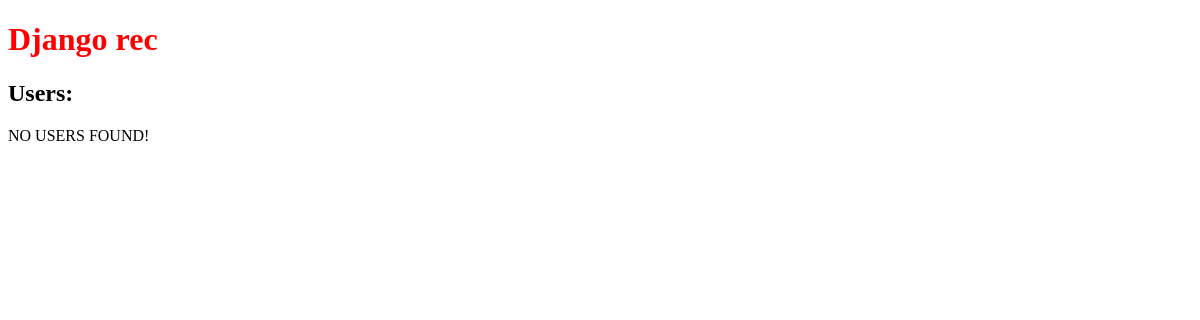
The page /api/users on the database as committed earlier.
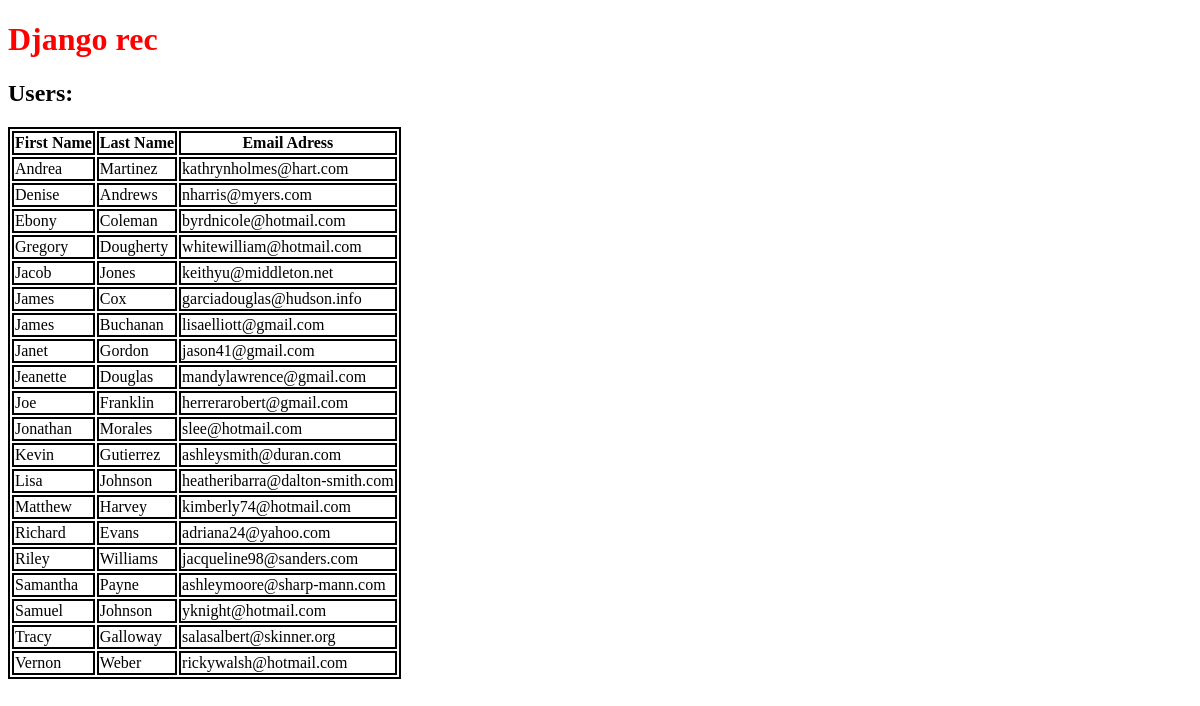
The same page on the database as committed later.
### stock_view_backend_app/models.py (models this page shows, shortened)
class User(models.Model):
	first_name = models.CharField(max_length=264)
	last_name = models.CharField(max_length=264)
	email = models.EmailField(max_length=264, unique=True)

### stock_view_backend_app/views.py (the view)
def users(request):
	user_list = User.objects.order_by('first_name')
	user_dict = {'users': user_list}
	return render(request, 'stock_view_backend_app/users.html', context=user_dict)

### templates/stock_view_backend_app/users.html (shortened to what this page needs)
<!DOCTYPE html>
{% load staticfiles %}
<html>
	<head>
		<link rel="stylesheet" type="text/css" href="{% static "css/style.css" %}">
	</head>
	<body>
		<h1>Django rec</h1>
		<h2>Users:</h2>
		<div class="djangtwo">
			{% if users %}
				<table>
					<thead>
						<th>First Name</th>
						<th>Last Name</th>
						<th>Email Adress</th>
					</thead>
					{% for usr in users %}
					<tr>
						<td>{{ usr.first_name }}</td>
						<td>{{ usr.last_name }}</td>
						<td>{{ usr.email }}</td>
					</tr>
					{% endfor %}
				</table>
			{% else %}
				<p>NO USERS FOUND!</p>
			{% endif %}
		</div>
	</body>
</html>

### static/css/style.css (style rules this page uses)
h1 { color: red; }
table, th, td { border: 2px solid black; }

Rows that differ between the two databases and show on the page:
added User: first_name "Andrea", last_name "Martinez", email "kathrynholmes@hart.com"
added User: first_name "Denise", last_name "Andrews", email "nharris@myers.com"
added User: first_name "Ebony", last_name "Coleman", email "byrdnicole@hotmail.com"
added User: first_name "Gregory", last_name "Dougherty", email "whitewilliam@hotmail.com"
added User: first_name "Jacob", last_name "Jones", email "keithyu@middleton.net"
added User: first_name "James", last_name "Cox", email "garciadouglas@hudson.info"
added User: first_name "James", last_name "Buchanan", email "lisaelliott@gmail.com"
added User: first_name "Janet", last_name "Gordon", email "jason41@gmail.com"
added User: first_name "Jeanette", last_name "Douglas", email "mandylawrence@gmail.com"
added User: first_name "Joe", last_name "Franklin", email "herrerarobert@gmail.com"
added User: first_name "Jonathan", last_name "Morales", email "slee@hotmail.com"
added User: first_name "Kevin", last_name "Gutierrez", email "ashleysmith@duran.com"
added User: first_name "Lisa", last_name "Johnson", email "heatheribarra@dalton-smith.com"
added User: first_name "Matthew", last_name "Harvey", email "kimberly74@hotmail.com"
added User: first_name "Richard", last_name "Evans", email "adriana24@yahoo.com"
added User: first_name "Riley", last_name "Williams", email "jacqueline98@sanders.com"
added User: first_name "Samantha", last_name "Payne", email "ashleymoore@sharp-mann.com"
added User: first_name "Samuel", last_name "Johnson", email "yknight@hotmail.com"
added User: first_name "Tracy", last_name "Galloway", email "salasalbert@skinner.org"
added User: first_name "Vernon", last_name "Weber", email "rickywalsh@hotmail.com"
Other text that changed with them:
text no longer shown: "NO USERS FOUND!"
text now shown: "First Name Last Name Email Adress"
